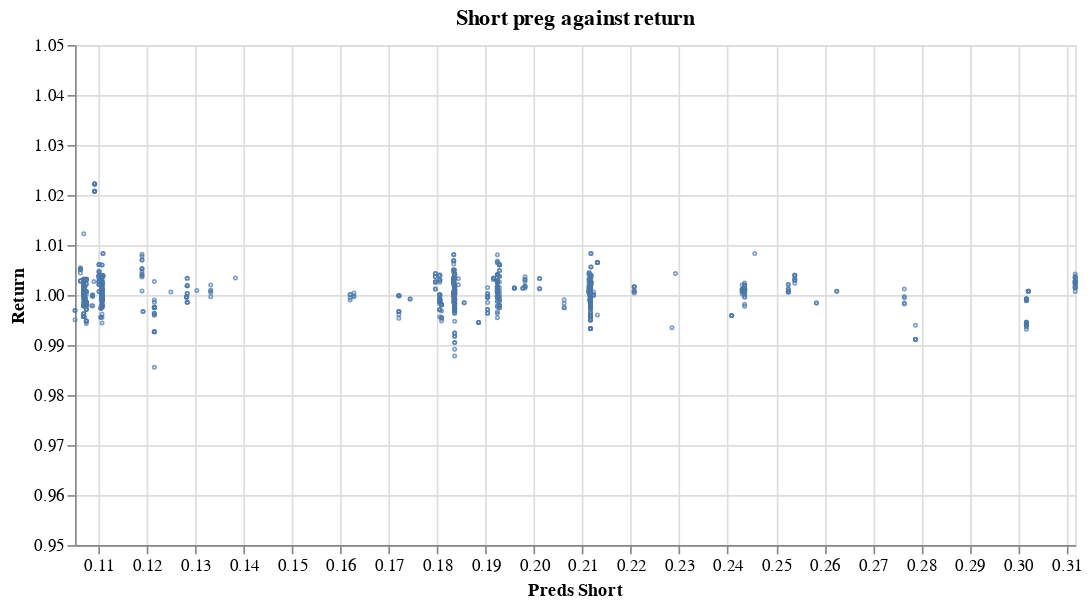

The notebook cell saved with this chart:
### Markdown cell above
Correlate Confidence and Return

### Code cell
side = 'long'
q = 0.9
iloc = df2check.reset_index().index[df2check[side] > df2check[side].quantile(q)]
df = pd.concat((df2check.iloc[iloc], ps_return.iloc[iloc]), axis=1)
alt.Chart.from_dict({
  "$schema": "https://vega.github.io/schema/vega-lite/v5.json",
  "width": 600,
    "title": "Short preg against return",
    "description": "Ideally error towards zero with lower spread",
  "data": {
    "values": df[[side, "return"]].sample(1000).to_dict('records')
  },
  "mark": {
      "type": "point",
    "size": 1,
  },
  "encoding": {
    "x": {"field": side, "type": "quantitative", "title": "Preds Short", "scale": {"domain": [df[side].min(), df[side].max()]}},
    "y": {"field": "return", "type": "quantitative", "title": "Return", "scale": {"domain": [0.95, 1.05]}},
#       "color": {"field": "B"},
  },
})

### Figure 1 — Vega-Lite specification as saved in the notebook (floating-point values rounded to 4 significant figures; data arrays with more than 128 entries replaced by an {"elided": "..."} marker saying what was removed)
{"config": {"view": {"continuousWidth": 400, "continuousHeight": 300}}, "data": {"name": "data-bc8a5347dad48e4e2c99df21fb1c4840"}, "mark": {"type": "point", "size": 1}, "description": "Ideally error towards zero with lower spread", "encoding": {"x": {"field": "long", "scale": {"domain": [0.1051, 0.3118]}, "title": "Preds Short", "type": "quantitative"}, "y": {"field": "return", "scale": {"domain": [0.95, 1.05]}, "title": "Return", "type": "quantitative"}}, "title": "Short preg against return", "width": 600, "$schema": "https://vega.github.io/schema/vega-lite/v5.json", "datasets": {"data-bc8a5347dad48e4e2c99df21fb1c4840": {"elided": "1000 records"}}}
